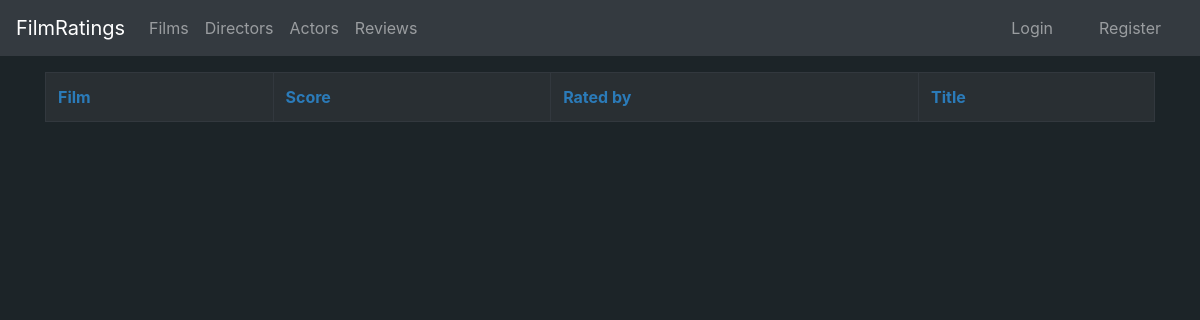
Before: /ratings/reviews with the older database file.
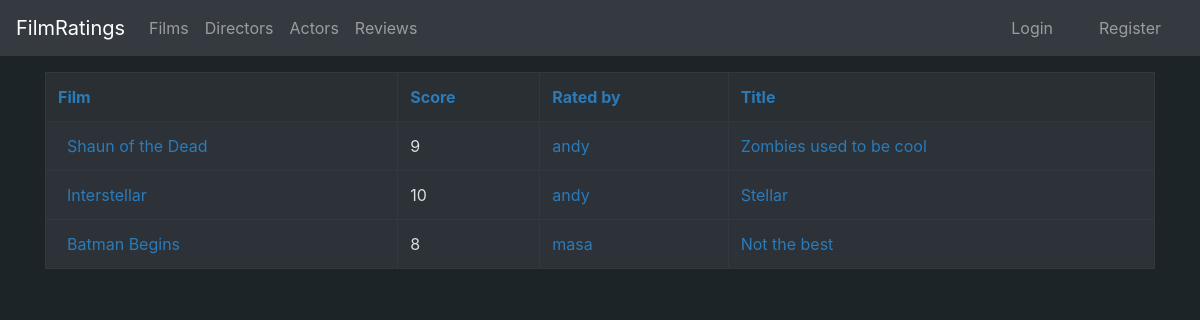
After: the same page with the newer database file.
### application/ratings/models.py (models this page shows, shortened)
class Rating(db.Model):
    user_id = db.Column(db.Integer, db.ForeignKey('account.id'), nullable=False, primary_key=True)
    film_id = db.Column(db.Integer, db.ForeignKey('film.id'), nullable=False, primary_key=True)
    date_created = db.Column(db.DateTime, default=db.func.current_timestamp())
    date_modified = db.Column(db.DateTime, default=db.func.current_timestamp(),
        onupdate=db.func.current_timestamp())
    score = db.Column(db.Integer, nullable=False)
    title = db.Column(db.String(100), nullable=True)
    review = db.Column(db.String(10000), nullable=True)
    @staticmethod
    def reviews():
        stmt = text("SELECT Film.name, Film.id, Account.username, Account.id, rating.score, rating.title FROM Rating, Account, Film"
        " WHERE length(Rating.review) > 0 AND Rating.user_id = Account.id AND Rating.film_id = Film.id")
        res = db.engine.execute(stmt)
        reviews= []
        for row in res:
            reviews.append([row[0], row[1], row[2], row[3], row[4], row[5]])
        return reviews

### application/films/models.py (models this page shows, shortened)
class Film(Base):
    name = db.Column(db.String(400), nullable=False)
    description = db.Column(db.String(1200), nullable=True)
    year = db.Column(db.Integer, nullable=True)
    director_id = db.Column(db.Integer, db.ForeignKey('director.id'), nullable = True)
    poster = db.Column(db.String(400), nullable=True)
    actors = db.relationship("FilmActor", cascade="all, delete-orphan")
    ratings = db.relationship("Rating", cascade="all, delete-orphan")

### application/auth/models.py (models this page shows, shortened)
class User(Base):
    __tablename__ = "account"
    name= db.Column(db.String(144), nullable=False)
    username = db.Column(db.String(144), nullable=False)
    password = db.Column(db.String(144), nullable=False)
    urole = db.Column(db.String(80), nullable = False)
    bio = db.Column(db.String(1200), nullable = True)
    ratings = db.relationship("Rating", cascade="all, delete-orphan")

### application/ratings/views.py (the view)
@app.route("/ratings/reviews", methods=["GET"])
def reviews_index():
    reviews = Rating.reviews()
    return render_template("ratings/reviewlist.html", reviews = reviews, sortby = None, desc = None)

### application/templates/ratings/reviewlist.html
{% extends "layout.html" %}
{% block body %}
    <table class="table table-bordered table-dark">
        <tr style="background-color:#292F33">
            <th>
                {% if sortby == 'film' and desc == False %}
                    <a href="{{url_for('reviews_sorted', sortby='filmdesc')}}">Film</a>
                {% else %}
                    <a href="{{url_for('reviews_sorted', sortby='film')}}">Film</a>
                {% endif %}
            </th>
            <th>
                {% if sortby == 'score' and desc == False %}
                    <a href="{{url_for('reviews_sorted', sortby='scoredesc')}}">Score</a>
                {% else %}
                    <a href="{{url_for('reviews_sorted', sortby='score')}}">Score</a>
                {% endif %}
            </th>
            <th>
                {% if sortby == 'user' and desc == False %}
                    <a href="{{url_for('reviews_sorted', sortby='userdesc')}}">Rated by</a>
                {% else %}
                    <a href="{{url_for('reviews_sorted', sortby='user')}}">Rated by</a>
                {% endif %}
            </th>
            <th>
                {% if sortby == 'review' and desc == False %}
                    <a href="{{url_for('reviews_sorted', sortby='reviewdesc')}}">Title</a>
                {% else %}
                    <a href="{{url_for('reviews_sorted', sortby='review')}}">Title</a>
                {% endif %}
            </th>
        </tr>
        {% for rating in reviews%}
        <tr style="background-color:#2c3238; color:#d9dee0">
            <td>
                <a href="{{ url_for('films_show', film_id=rating[1] )}}">{{rating[0]}}</a>
            </td>
            <td>{{rating[4]}}</td>
            <td>
                <a href="{{ url_for('user_profile', user_id=rating[3])}}"> {{rating[2]}}</a>
            </td>
            <td><a href="{{ url_for('ratings_show', film_id=rating[1], user_id = rating[3])}}">{{rating[5]}}</a></td>
        </tr>
        {% endfor %}
    </table>
{% endblock %}

Changed rows visible on the page:
added Rating: name "Shaun of the Dead", score "9", username "andy", title "Zombies used to be cool"
added Rating: name "Interstellar", score "10", username "andy", title "Stellar"
added Rating: name "Batman Begins", score "8", username "masa", title "Not the best"
